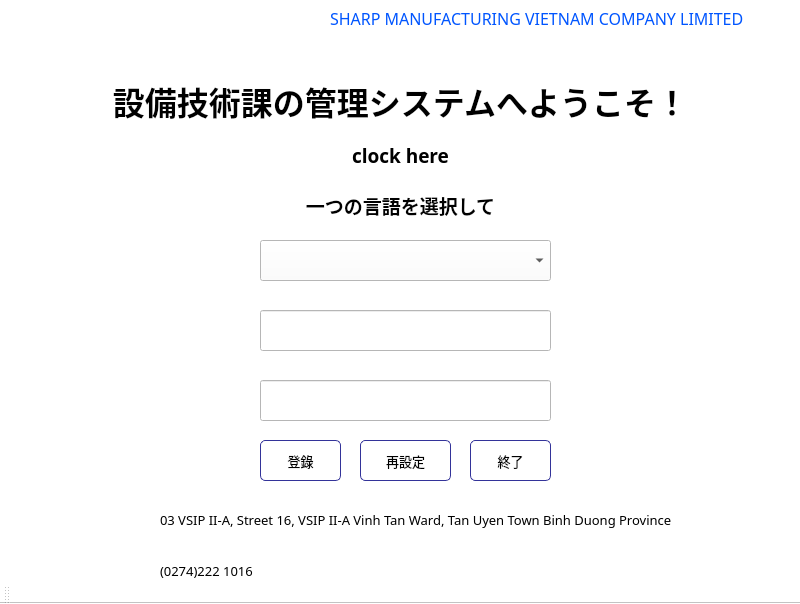
<?xml version="1.0" encoding="UTF-8"?>
<ui version="4.0">
 <class>MainWindow</class>
 <widget class="QMainWindow" name="MainWindow">
  <property name="geometry">
   <rect>
    <x>0</x>
    <y>0</y>
    <width>800</width>
    <height>604</height>
   </rect>
  </property>
  <property name="font">
   <font>
    <family>Yu Mincho</family>
   </font>
  </property>
  <property name="focusPolicy">
   <enum>Qt::StrongFocus</enum>
  </property>
  <property name="windowTitle">
   <string>MainWindow</string>
  </property>
  <property name="styleSheet">
   <string notr="true">background-color: rgb(255, 255, 255);
</string>
  </property>
  <widget class="QWidget" name="centralwidget">
   <widget class="QLabel" name="label_3">
    <property name="geometry">
     <rect>
      <x>330</x>
      <y>10</y>
      <width>461</width>
      <height>16</height>
     </rect>
    </property>
    <property name="font">
     <font>
      <family>Yu Mincho</family>
      <pointsize>12</pointsize>
      <weight>50</weight>
      <bold>false</bold>
      <strikeout>false</strikeout>
     </font>
    </property>
    <property name="styleSheet">
     <string notr="true">color: rgb(0, 85, 255);</string>
    </property>
    <property name="text">
     <string>SHARP MANUFACTURING VIETNAM COMPANY LIMITED</string>
    </property>
   </widget>
   <widget class="QLabel" name="label_4">
    <property name="geometry">
     <rect>
      <x>10</x>
      <y>80</y>
      <width>781</width>
      <height>41</height>
     </rect>
    </property>
    <property name="font">
     <font>
      <family>Yu Mincho</family>
      <pointsize>24</pointsize>
      <weight>75</weight>
      <bold>true</bold>
     </font>
    </property>
    <property name="text">
     <string>設備技術課の管理システムへようこそ！</string>
    </property>
    <property name="scaledContents">
     <bool>true</bool>
    </property>
    <property name="alignment">
     <set>Qt::AlignCenter</set>
    </property>
   </widget>
   <widget class="QPushButton" name="LoginButton">
    <property name="geometry">
     <rect>
      <x>260</x>
      <y>440</y>
      <width>81</width>
      <height>41</height>
     </rect>
    </property>
    <property name="font">
     <font>
      <family>Yu Mincho</family>
      <pointsize>10</pointsize>
      <weight>50</weight>
      <bold>false</bold>
      <strikeout>false</strikeout>
     </font>
    </property>
    <property name="cursor">
     <cursorShape>PointingHandCursor</cursorShape>
    </property>
    <property name="styleSheet">
     <string notr="true">QPushButton#LoginButton {
color: rgb(0, 0, 0);
background-color: rgb(255, 255, 255);
border-color: #339;
border-style: solid;
border-width: 1px;
border-radius: 5px;
}
QPushButton#LoginButton:pressed {
background-color: qlineargradient(spread:pad, x1:0, y1:0, x2:1, y2:1, stop:0 rgba(56, 108, 168, 255), stop:1 rgba(115, 234, 255, 255));
}
</string>
    </property>
    <property name="text">
     <string>登錄</string>
    </property>
    <property name="icon">
     <iconset>
      <activeon>:/img/login.png</activeon>
     </iconset>
    </property>
    <property name="iconSize">
     <size>
      <width>32</width>
      <height>32</height>
     </size>
    </property>
    <property name="autoDefault">
     <bool>false</bool>
    </property>
    <property name="default">
     <bool>false</bool>
    </property>
    <property name="flat">
     <bool>false</bool>
    </property>
   </widget>
   <widget class="QLineEdit" name="UserNameText">
    <property name="geometry">
     <rect>
      <x>260</x>
      <y>310</y>
      <width>291</width>
      <height>41</height>
     </rect>
    </property>
    <property name="font">
     <font>
      <family>Yu Mincho</family>
      <pointsize>10</pointsize>
     </font>
    </property>
    <property name="cursor">
     <cursorShape>IBeamCursor</cursorShape>
    </property>
    <property name="focusPolicy">
     <enum>Qt::StrongFocus</enum>
    </property>
    <property name="styleSheet">
     <string notr="true"/>
    </property>
    <property name="alignment">
     <set>Qt::AlignCenter</set>
    </property>
   </widget>
   <widget class="QLineEdit" name="PassText">
    <property name="geometry">
     <rect>
      <x>260</x>
      <y>380</y>
      <width>291</width>
      <height>41</height>
     </rect>
    </property>
    <property name="font">
     <font>
      <family>Yu Mincho</family>
      <pointsize>10</pointsize>
     </font>
    </property>
    <property name="contextMenuPolicy">
     <enum>Qt::DefaultContextMenu</enum>
    </property>
    <property name="inputMethodHints">
     <set>Qt::ImhHiddenText</set>
    </property>
    <property name="alignment">
     <set>Qt::AlignCenter</set>
    </property>
   </widget>
   <widget class="QLabel" name="label_6">
    <property name="geometry">
     <rect>
      <x>200</x>
      <y>380</y>
      <width>41</width>
      <height>41</height>
     </rect>
    </property>
    <property name="text">
     <string/>
    </property>
    <property name="pixmap">
     <pixmap resource="resfolder.qrc">:/img/pass.png</pixmap>
    </property>
    <property name="scaledContents">
     <bool>true</bool>
    </property>
   </widget>
   <widget class="QLabel" name="label_7">
    <property name="geometry">
     <rect>
      <x>200</x>
      <y>310</y>
      <width>41</width>
      <height>41</height>
     </rect>
    </property>
    <property name="text">
     <string/>
    </property>
    <property name="pixmap">
     <pixmap resource="resfolder.qrc">:/img/user.png</pixmap>
    </property>
    <property name="scaledContents">
     <bool>true</bool>
    </property>
   </widget>
   <widget class="QLabel" name="label_8">
    <property name="geometry">
     <rect>
      <x>160</x>
      <y>510</y>
      <width>511</width>
      <height>20</height>
     </rect>
    </property>
    <property name="font">
     <font>
      <family>Yu Mincho</family>
      <pointsize>10</pointsize>
     </font>
    </property>
    <property name="text">
     <string>03 VSIP II-A, Street 16, VSIP II-A Vinh Tan Ward, Tan Uyen Town Binh Duong Province</string>
    </property>
   </widget>
   <widget class="QLabel" name="label_9">
    <property name="geometry">
     <rect>
      <x>120</x>
      <y>500</y>
      <width>31</width>
      <height>31</height>
     </rect>
    </property>
    <property name="text">
     <string/>
    </property>
    <property name="pixmap">
     <pixmap resource="resfolder.qrc">:/img/map.png</pixmap>
    </property>
    <property name="scaledContents">
     <bool>true</bool>
    </property>
   </widget>
   <widget class="QLabel" name="label_10">
    <property name="geometry">
     <rect>
      <x>120</x>
      <y>550</y>
      <width>31</width>
      <height>31</height>
     </rect>
    </property>
    <property name="text">
     <string/>
    </property>
    <property name="pixmap">
     <pixmap resource="resfolder.qrc">:/img/tel.png</pixmap>
    </property>
    <property name="scaledContents">
     <bool>true</bool>
    </property>
   </widget>
   <widget class="QLabel" name="label_11">
    <property name="geometry">
     <rect>
      <x>160</x>
      <y>560</y>
      <width>121</width>
      <height>21</height>
     </rect>
    </property>
    <property name="font">
     <font>
      <family>Yu Mincho</family>
      <pointsize>10</pointsize>
     </font>
    </property>
    <property name="text">
     <string>(0274)222 1016</string>
    </property>
   </widget>
   <widget class="QLabel" name="logocty">
    <property name="geometry">
     <rect>
      <x>10</x>
      <y>10</y>
      <width>141</width>
      <height>51</height>
     </rect>
    </property>
    <property name="text">
     <string/>
    </property>
    <property name="pixmap">
     <pixmap resource="resfolder.qrc">:/img/logo.png</pixmap>
    </property>
    <property name="scaledContents">
     <bool>true</bool>
    </property>
   </widget>
   <widget class="QPushButton" name="ResetLogin">
    <property name="geometry">
     <rect>
      <x>360</x>
      <y>440</y>
      <width>91</width>
      <height>41</height>
     </rect>
    </property>
    <property name="font">
     <font>
      <family>Yu Mincho</family>
      <pointsize>10</pointsize>
     </font>
    </property>
    <property name="cursor">
     <cursorShape>PointingHandCursor</cursorShape>
    </property>
    <property name="styleSheet">
     <string notr="true">QPushButton#ResetLogin {
color: rgb(0, 0, 0);
background-color: rgb(255, 255, 255);
border-color: #339;
border-style: solid;
border-width: 1px;
border-radius: 5px;
}
QPushButton#ResetLogin:pressed {
background-color: qlineargradient(spread:pad, x1:0, y1:0, x2:1, y2:1, stop:0 rgba(56, 108, 168, 255), stop:1 rgba(115, 234, 255, 255));
}
</string>
    </property>
    <property name="text">
     <string>再設定</string>
    </property>
    <property name="icon">
     <iconset>
      <activeon>:/img/reset.png</activeon>
     </iconset>
    </property>
    <property name="iconSize">
     <size>
      <width>32</width>
      <height>32</height>
     </size>
    </property>
   </widget>
   <widget class="QPushButton" name="ExitButton">
    <property name="geometry">
     <rect>
      <x>470</x>
      <y>440</y>
      <width>81</width>
      <height>41</height>
     </rect>
    </property>
    <property name="font">
     <font>
      <family>Yu Mincho</family>
      <pointsize>10</pointsize>
     </font>
    </property>
    <property name="cursor">
     <cursorShape>PointingHandCursor</cursorShape>
    </property>
    <property name="styleSheet">
     <string notr="true">QPushButton#ExitButton {
color: rgb(0, 0, 0);
background-color: rgb(255, 255, 255);
border-color: #339;
border-style: solid;
border-width: 1px;
border-radius: 5px;
}
QPushButton#ExitButton:pressed {
background-color: qlineargradient(spread:pad, x1:0, y1:0, x2:1, y2:1, stop:0 rgba(56, 108, 168, 255), stop:1 rgba(115, 234, 255, 255));
}
</string>
    </property>
    <property name="text">
     <string>終了</string>
    </property>
    <property name="icon">
     <iconset>
      <activeon>:/img/exit.png</activeon>
     </iconset>
    </property>
    <property name="iconSize">
     <size>
      <width>32</width>
      <height>32</height>
     </size>
    </property>
   </widget>
   <widget class="QLabel" name="label_clock">
    <property name="geometry">
     <rect>
      <x>10</x>
      <y>140</y>
      <width>781</width>
      <height>31</height>
     </rect>
    </property>
    <property name="font">
     <font>
      <family>Yu Mincho</family>
      <pointsize>14</pointsize>
      <weight>75</weight>
      <bold>true</bold>
     </font>
    </property>
    <property name="text">
     <string>clock here</string>
    </property>
    <property name="alignment">
     <set>Qt::AlignCenter</set>
    </property>
   </widget>
   <widget class="QLabel" name="label">
    <property name="geometry">
     <rect>
      <x>0</x>
      <y>190</y>
      <width>801</width>
      <height>31</height>
     </rect>
    </property>
    <property name="font">
     <font>
      <family>Yu Mincho</family>
      <pointsize>14</pointsize>
      <weight>75</weight>
      <bold>true</bold>
     </font>
    </property>
    <property name="text">
     <string>一つの言語を選択して</string>
    </property>
    <property name="scaledContents">
     <bool>true</bool>
    </property>
    <property name="alignment">
     <set>Qt::AlignCenter</set>
    </property>
    <property name="wordWrap">
     <bool>true</bool>
    </property>
   </widget>
   <widget class="QComboBox" name="comboBox">
    <property name="geometry">
     <rect>
      <x>260</x>
      <y>240</y>
      <width>291</width>
      <height>41</height>
     </rect>
    </property>
    <property name="font">
     <font>
      <family>Yu Mincho</family>
      <pointsize>10</pointsize>
     </font>
    </property>
   </widget>
   <widget class="QLabel" name="label_12">
    <property name="geometry">
     <rect>
      <x>200</x>
      <y>240</y>
      <width>41</width>
      <height>41</height>
     </rect>
    </property>
    <property name="text">
     <string/>
    </property>
    <property name="pixmap">
     <pixmap resource="resfolder.qrc">:/img/language.png</pixmap>
    </property>
    <property name="scaledContents">
     <bool>true</bool>
    </property>
   </widget>
  </widget>
  <widget class="QToolBar" name="toolBar">
   <property name="windowTitle">
    <string>toolBar</string>
   </property>
   <attribute name="toolBarArea">
    <enum>BottomToolBarArea</enum>
   </attribute>
   <attribute name="toolBarBreak">
    <bool>false</bool>
   </attribute>
  </widget>
 </widget>
 <resources>
  <include location="resfolder.qrc"/>
 </resources>
 <connections/>
</ui>
